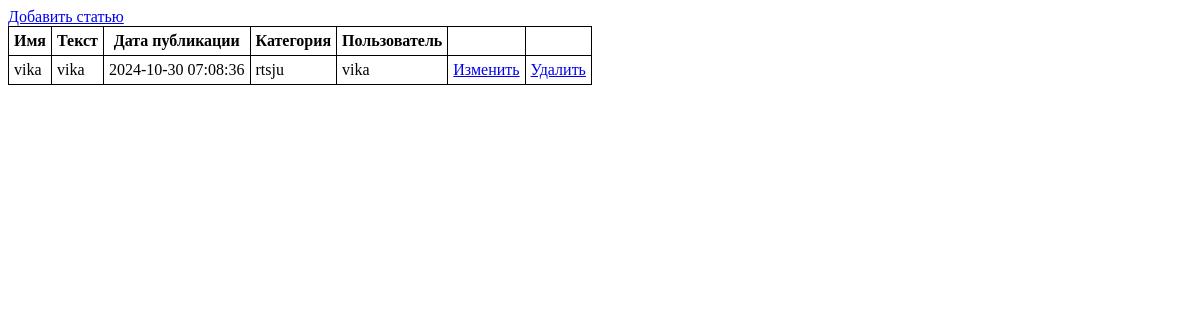
Page /personal/articles/index.php on the earlier database version.
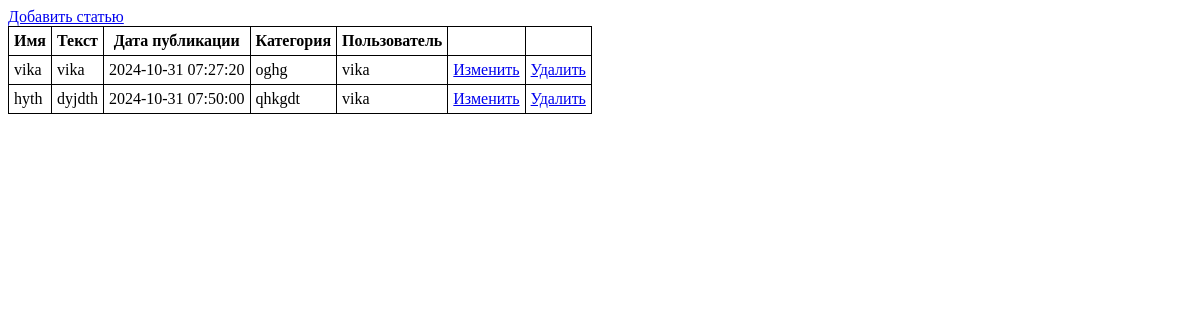
Same page on the later database version.
### tables this page shows
CREATE TABLE `articles` (
  `id` int(11) NOT NULL,
  `name` varchar(255) NOT NULL,
  `text` text NOT NULL,
  `created_at` timestamp NOT NULL DEFAULT CURRENT_TIMESTAMP ON UPDATE CURRENT_TIMESTAMP,
  `is_moderated` tinyint(1) NOT NULL DEFAULT '0',
  `categories_id` int(11) NOT NULL,
  `user_id` int(11) NOT NULL
);

CREATE TABLE `categories` (
  `id` int(11) NOT NULL,
  `name` varchar(255) NOT NULL
);

CREATE TABLE `users` (
  `id` int(11) NOT NULL,
  `login` varchar(255) NOT NULL,
  `password` varchar(255) NOT NULL
);

### www/personal/articles/index.php (the view, shortened to what this page needs)
<?php
$pdo = require $_SERVER['DOCUMENT_ROOT'] . '/db.php';
$articles = $pdo->query("SELECT articles.*, categories.name AS category, users.login AS user
FROM articles
JOIN categories ON articles.categories_id=categories.id
JOIN users ON articles.user_id=users.id")->fetchAll(PDO::FETCH_ASSOC);
?>
<!doctype html>
<html lang="en">
<head>
</head>
<body>
<a href="/personal/articles/create.php">Добавить статью</a>
    <table>
        <tr>
            <th>Имя</th>
            <th>Текст</th>
            <th>Дата публикации</th>
            <th>Категория</th>
            <th>Пользователь</th>
            <th> </th>
            <th> </th>
        </tr>
        <?php foreach ($articles as $article): ?>
            <tr>
                <td><?= $article['name'] ?></td>
                <td><?=$article['text'] ?></td>
                <td><?=$article['created_at'] ?></td>
                <td><?=$article['category'] ?></td>
                <td><?=$article['user']?></td>
                <td><a href="/personal/articles/edit.php?id=<?= $article['id'] ?>">Изменить</a></td>
                <td><a href="/personal/articles/actions/delete.php?id=<?= $article['id'] ?>">Удалить</a></td>
            </tr>
        <?php endforeach; ?>
    </table>
</body>
</html>

Differences in the rows shown:
changed articles: created_at "2024-10-30 07:08:36" → "2024-10-31 07:27:20"; categories.name "rtsju" → "oghg"
added articles: name "hyth", text "dyjdth", created_at "2024-10-31 07:50:00", categories.name "qhkgdt", user.login "vika"
